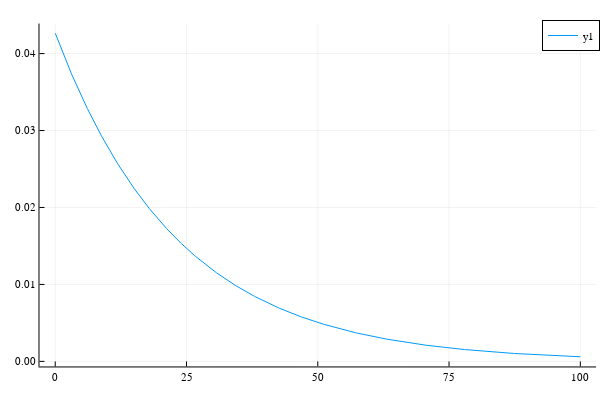

Source (notebook cell):
### Code cell
# What about just using an exponential distribution???

begin
    mean_age_before_truncation = 30.0
    max_age = 80.0

    dist = Exponential(30.0)
    function sample_truncated()
        while true
            x = rand(dist)
            if x < max_age
                return x
            end
        end
    end

    v = [sample_truncated() for i in 1:1000]
    mean_age_after_truncation = mean(v)
    sd_after_truncation = std(v)

    println("mean, sd after truncation = $(mean_age_after_truncation), $(sd_after_truncation)")

    # Just use an exponential distribution
    dist = Exponential(mean_age_after_truncation)
    println("mean = $(mean(dist)), sd = $(std(dist))")
    x = 0.0:0.1:100.0
    plot(x, pdf(dist, x))
end

### Figure 1 — Plotly figure (JSON) as saved in the notebook; plotly's stock layout.template omitted (floating-point values rounded to 4 significant figures; data arrays with more than 128 entries replaced by an {"elided": "..."} marker saying what was removed)
{"data": [{"colorbar": {"len": 0.9525, "title": "", "x": 0.9934, "y": 0.5139}, "legendgroup": "y1", "line": {"color": "rgba(0, 154, 250, 1.000)", "dash": "solid", "shape": "linear", "width": 1}, "mode": "lines", "name": "y1", "showlegend": true, "type": "scatter", "x": {"elided": "1001 float values"}, "xaxis": "x", "y": {"elided": "1001 float values"}, "yaxis": "y"}], "layout": {"annotations": [], "height": 400, "legend": {"bgcolor": "rgba(255, 255, 255, 1.000)", "bordercolor": "rgba(0, 0, 0, 1.000)", "borderwidth": 1, "font": {"color": "rgba(0, 0, 0, 1.000)", "family": "sans-serif", "size": 11}, "title": {"font": {"color": "rgba(0, 0, 0, 1.000)", "family": "sans-serif", "size": 15}, "text": ""}, "tracegroupgap": 0, "traceorder": "normal", "x": 1, "xanchor": "auto", "y": 1, "yanchor": "auto"}, "margin": {"b": 20, "l": 0, "r": 0, "t": 20}, "paper_bgcolor": "rgba(255, 255, 255, 1.000)", "plot_bgcolor": "rgba(255, 255, 255, 1.000)", "showlegend": true, "width": 600, "xaxis": {"anchor": "y", "domain": [0.06582, 0.9934], "gridcolor": "rgba(0, 0, 0, 0.100)", "gridwidth": 0.5, "linecolor": "rgba(0, 0, 0, 1.000)", "mirror": false, "range": [-3, 103], "showgrid": true, "showline": true, "showticklabels": true, "tickangle": 0, "tickcolor": "rgb(0, 0, 0)", "tickfont": {"color": "rgba(0, 0, 0, 1.000)", "family": "sans-serif", "size": 11}, "tickmode": "array", "ticks": "inside", "ticktext": ["0", "25", "50", "75", "100"], "tickvals": [0, 25, 50, 75, 100], "title": "", "titlefont": {"color": "rgba(0, 0, 0, 1.000)", "family": "sans-serif", "size": 15}, "type": "-", "visible": true, "zeroline": false, "zerolinecolor": "rgba(0, 0, 0, 1.000)"}, "yaxis": {"anchor": "x", "domain": [0.03762, 0.9902], "gridcolor": "rgba(0, 0, 0, 0.100)", "gridwidth": 0.5, "linecolor": "rgba(0, 0, 0, 1.000)", "mirror": false, "range": [-0.0006618, 0.04391], "showgrid": true, "showline": true, "showticklabels": true, "tickangle": 0, "tickcolor": "rgb(0, 0, 0)", "tickfont": {"color": "rgba(0, 0, 0, 1.000)", "family": "sans-serif", "size": 11}, "tickmode": "array", "ticks": "inside", "ticktext": ["0.00", "0.01", "0.02", "0.03", "0.04"], "tickvals": [0, 0.01, 0.02, 0.03, 0.04], "title": "", "titlefont": {"color": "rgba(0, 0, 0, 1.000)", "family": "sans-serif", "size": 15}, "type": "-", "visible": true, "zeroline": false, "zerolinecolor": "rgba(0, 0, 0, 1.000)"}}}
